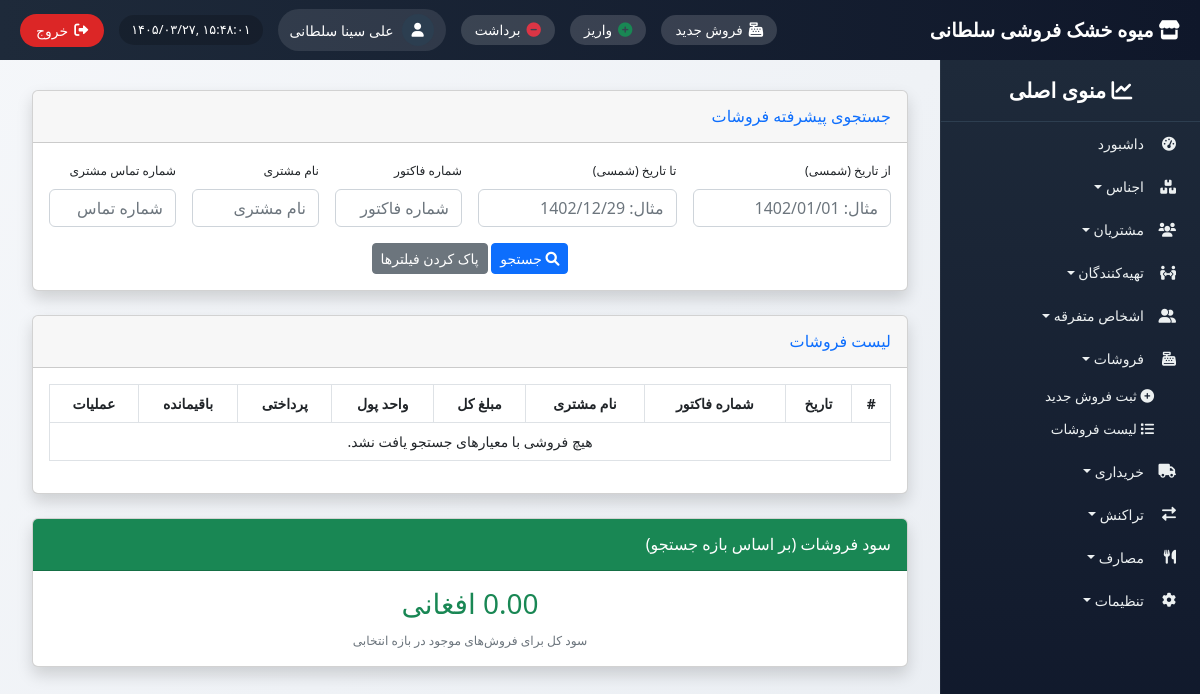
The app's page /sales/ (signed in), older data.
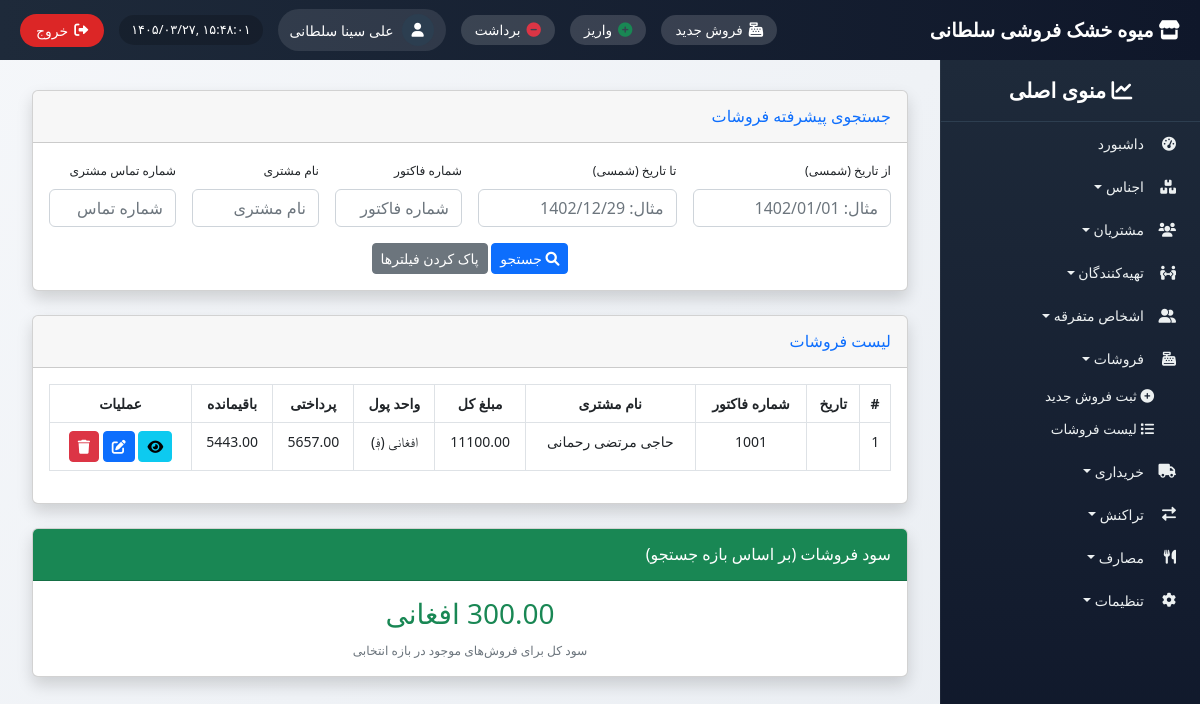
The same page, newer data.
### sales/models.py (models this page shows, shortened)
class Sale(models.Model):
    PAYMENT_METHODS = [('CASH', 'نقد'), ('CREDIT', 'قرض')]
    invoice_number = models.CharField(max_length=50, unique=True, editable=False)
    date = models.DateTimeField(auto_now_add=True)
    transaction_date = models.DateField(null=True, blank=True)
    customer = models.ForeignKey(Customer, on_delete=models.SET_NULL, null=True, blank=True)
    customer_name = models.CharField(max_length=200, blank=True)
    customer_phone = models.CharField(max_length=20, blank=True)
    currency = models.ForeignKey(Currency, on_delete=models.PROTECT, default=1, verbose_name="واحد پول")
    payment_method = models.CharField(max_length=10, choices=PAYMENT_METHODS, default='CASH')
    total_amount = models.DecimalField(max_digits=12, decimal_places=2, default=0)
    paid_amount = models.DecimalField(max_digits=12, decimal_places=2, default=0)
    remaining_amount = models.DecimalField(max_digits=12, decimal_places=2, default=0)
    created_at = models.DateTimeField(auto_now_add=True)
    class Meta:
        ordering = ['-date']

### customers/models.py (models this page shows, shortened)
class Customer(models.Model):
    name = models.CharField(max_length=200, verbose_name="نام مشتری")
    phone = models.CharField(max_length=20, blank=True, verbose_name="شماره تماس")
    currency = models.ForeignKey(Currency, on_delete=models.PROTECT, verbose_name="واحد پول")
    address = models.TextField(blank=True, verbose_name="آدرس")
    created_at = models.DateTimeField(auto_now_add=True, verbose_name="تاریخ ثبت")
    class Meta:
        verbose_name = "مشتری"
        verbose_name_plural = "مشتریان"

### settings_app/models.py (models this page shows, shortened)
class Currency(models.Model):
    code = models.CharField(max_length=3, unique=True, verbose_name="کد")
    name = models.CharField(max_length=50, verbose_name="نام واحد پول")
    symbol = models.CharField(max_length=5, verbose_name="نماد")
    is_active = models.BooleanField(default=True, verbose_name="فعال")
    class Meta:
        verbose_name = "واحد پول"
        verbose_name_plural = "واحدهای پول"

### sales/views.py (the view)
# urls.py: path('', views.sale_list, name='sale_list'),
@login_required
def sale_list(request):
    sales = Sale.objects.all().order_by('-transaction_date', '-id')
    from_date_jalali = request.GET.get('from_date', '').strip()
    to_date_jalali = request.GET.get('to_date', '').strip()
    invoice_no = request.GET.get('invoice_no', '').strip()
    customer_name = request.GET.get('customer_name', '').strip()
    customer_phone = request.GET.get('customer_phone', '').strip()
    from_date = jalali_to_gregorian(from_date_jalali) if from_date_jalali else None
    to_date = jalali_to_gregorian(to_date_jalali) if to_date_jalali else None
    if from_date:
        sales = sales.filter(transaction_date__gte=from_date)
    if to_date:
        sales = sales.filter(transaction_date__lte=to_date)
    if invoice_no:
        sales = sales.filter(invoice_number__icontains=invoice_no)
    if customer_name:
        sales = sales.filter(Q(customer__name__icontains=customer_name) | Q(customer_name__icontains=customer_name))
    if customer_phone:
        sales = sales.filter(Q(customer__phone__icontains=customer_phone) | Q(customer_phone__icontains=customer_phone))
    total_profit = Decimal('0')
    for sale in sales:
        for item in sale.items.all():
            profit = (item.unit_price - item.product.purchase_price) * item.quantity
            total_profit += profit
    context = {
        'sales': sales,
        'from_date': from_date_jalali,
        'to_date': to_date_jalali,
        'invoice_no': invoice_no,
        'customer_name': customer_name,
        'customer_phone': customer_phone,
        'total_profit': total_profit,
        'today_jalali': jdatetime.date.today().strftime('%Y/%m/%d'),
    }
    return render(request, 'sales/sale_list.html', context)

### utils/templatetags/jcal.py (called while the page is built)
@register.filter
def to_jalali_number(date):
    if not date:
        return ""
    try:
        jalali_date = jdatetime.date.fromgregorian(date=date)
        return jalali_date.strftime('%Y/%m/%d')
    except:
        return str(date)

### templates/sales/sale_list.html (shortened to what the changed rows need)
{% extends 'base_with_sidebar.html' %}
{% load i18n %}
{% load jcal %}
{% block content %}
<div class="container-fluid">
    <div class="card shadow mb-4">
        <div class="card-body">
            <div class="table-responsive">
                <table class="table table-bordered table-hover text-center">
                    <thead>
                        <tr>
                            <th>#</th>
                            <th>{% trans "تاریخ" %}</th>
                            <th>{% trans "شماره فاکتور" %}</th>
                            <th>{% trans "نام مشتری" %}</th>
                            <th>{% trans "مبلغ کل" %}</th>
                            <th>{% trans "واحد پول" %}</th>
                            <th>{% trans "پرداختی" %}</th>
                            <th>{% trans "باقیمانده" %}</th>
                            <th>{% trans "عملیات" %}</th>
                        </tr>
                    </thead>
                    <tbody>
                        {% for sale in sales %}
                        <tr>
                            <td>{{ forloop.counter }}</td>
                            <td>{{ sale.transaction_date|to_jalali_number }}</td>
                            <td>{{ sale.invoice_number }}</td>
                            <td>{% if sale.customer %}{{ sale.customer.name }}{% else %}{{ sale.customer_name }}{% endif %}</td>
                            <td>{{ sale.total_amount|floatformat:2 }}</td>
                            <td>{{ sale.currency.name }} ({{ sale.currency.symbol }})</td>
                            <td>{{ sale.paid_amount|floatformat:2 }}</td>
                            <td>{{ sale.remaining_amount|floatformat:2 }}</td>
                            <td>
                                <a href="{% url 'sales:sale_detail' sale.id %}" class="btn btn-sm btn-info"><i class="fas fa-eye"></i></a>
                                <a href="{% url 'sales:sale_edit' sale.id %}" class="btn btn-sm btn-primary"><i class="fas fa-edit"></i></a>
                                <a href="#" onclick="confirmDelete({{ sale.id }})" class="btn btn-sm btn-danger"><i class="fas fa-trash"></i></a>
                            </td>
                        </tr>
                        {% empty %}
                        <tr><td colspan="9" class="text-center">هیچ فروشی با معیارهای جستجو یافت نشد.</td></tr>
                        {% endfor %}
                    </tbody>
                </table>
            </div>
        </div>
    </div>
    <div class="card shadow mb-4">
        <div class="card-body text-center">
            <h3 class="text-success">{{ total_profit|floatformat:2 }} {{ request.session.currency|default:"افغانی" }}</h3>
            <small class="text-muted">سود کل برای فروش‌های موجود در بازه انتخابی</small>
        </div>
    </div>
</div>
<link rel="stylesheet" href="https://unpkg.com/persian-datepicker@latest/dist/css/persian-datepicker.min.css"/>
{% endblock %}

Row changes from the older to the newer data that the page shows:
added Sale: invoice_number "1001", customer.name "حاجی مرتضی رحمانی", total_amount "11100.00", currency.name "افغانی", currency.symbol "؋", paid_amount "5657.00", remaining_amount "5443.00"
now on this page (row unchanged): Currency: session.currency "افغانی"
Text that changed along with them:
{{ request.session.currency|default:"افغانی" }}: "افغانی" → (not shown)
text no longer shown: "هیچ فروشی با معیارهای جستجو یافت نشد."
